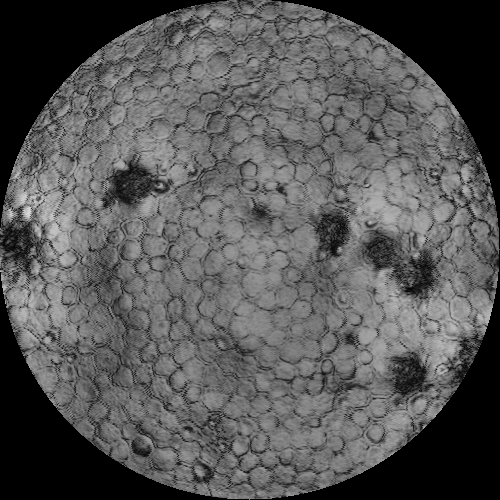
#> input picture Dataset/corneacrop-1-12-4.tif, 500 x 500 px; its folder holds only this picture in this run
$ python 'objective1 dataset train n split.py'   (older library calls are emulated)
#> lines starting #> are read from the running program, lines starting #| are printed output that depends on the picture; after the words box and inside, x2 and y2 are one past the last pixel; in counts of white or black regions, pixels touching at a corner belong together
import os
import cv2
import numpy as np
from glob import glob
import matplotlib.pyplot as plt
from sklearn.model_selection import train_test_split # Added for data splitting

def generate_and_save_binary_masks(original_images_dir, output_labels_dir, visualize_conversion=False):
    """
    Generates binary masks from original grayscale images using adaptive thresholding
    and saves them to a specified output directory.
    The resulting masks will have white pixels (255) for foreground (cells)
    and black pixels (0) for background and borders, based on intensity.

    Args:
        original_images_dir (str): Path to the directory containing original grayscale images (.tif, .jpg).
        output_labels_dir (str): Path to the directory where the binary masks will be saved.
                                 This should be your 'labels' folder.
        visualize_conversion (bool): If True, displays the original and generated binary mask
                                     for each image. Close the plot to proceed to the next.
    """
#> called with visualize_conversion = False
    print(f"--- Starting generation of binary masks from: {original_images_dir} ---")

    # Create the output directory if it doesn't exist
    os.makedirs(output_labels_dir, exist_ok=True)
    print(f"Binary masks will be saved to: {output_labels_dir}")

    # Get all original image file paths (supporting .tif and .jpg)
    image_paths = sorted(glob(os.path.join(original_images_dir, '*.tif')))
    image_paths.extend(sorted(glob(os.path.join(original_images_dir, '*.jpg'))))
    image_paths = sorted(list(set(image_paths))) # Remove duplicates and sort again

    if not image_paths:
        print(f"No image files found in '{original_images_dir}' with .tif or .jpg extensions. Please check the path and file extensions.")
        return

    for img_path in image_paths:
        img_filename = os.path.basename(img_path)
        # Save generated masks as .tif for consistency, regardless of original extension
        output_mask_path = os.path.join(output_labels_dir, os.path.splitext(img_filename)[0] + '.tif')

        # Read the original image in grayscale
        img_grayscale = cv2.imread(img_path, cv2.IMREAD_GRAYSCALE)
#> img_grayscale is the input picture: shape (500, 500); min 0, max 218, mean 86.5

        if img_grayscale is None:
            print(f"Warning: Could not load original image {img_path}. Skipping.")
            continue

        # --- Adaptive Thresholding for Binarization ---
        # Apply Gaussian blur to reduce noise and help with thresholding
        blurred_img = cv2.GaussianBlur(img_grayscale, (5, 5), 0)

        # Apply adaptive thresholding to convert to binary.
        # cv2.ADAPTIVE_THRESH_GAUSSIAN_C: Threshold value is a weighted sum of neighborhood values where weights are a Gaussian window.
        # 255: Maximum value to use with the THRESH_BINARY_INV type.
        # cv2.THRESH_BINARY_INV: Invert the binary output. This means pixels *below* the calculated threshold
        #                      will become 255 (white, representing cells), and pixels *above* will become 0 (black).
        #                      This is suitable if cells are generally darker than the background in your images.
        # Block size (e.g., 35): Size of a pixel's neighborhood for calculating threshold. Must be odd.
        # C (e.g., 5): Constant subtracted from the mean or weighted mean. Can be tuned.
        binary_mask = cv2.adaptiveThreshold(blurred_img, 255, cv2.ADAPTIVE_THRESH_GAUSSIAN_C,
                                            cv2.THRESH_BINARY_INV, 35, 5) # Tunable parameters
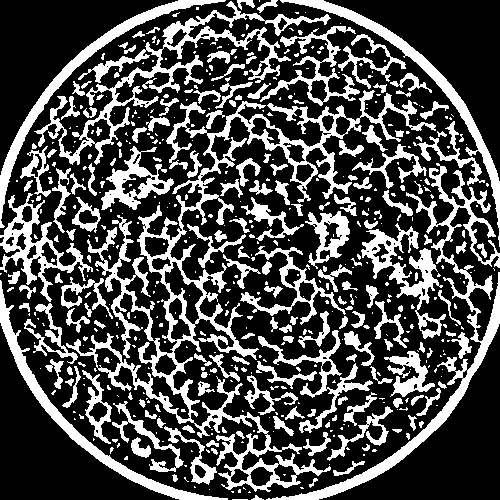
#> binary_mask: shape (500, 500); 29.7% white; 542 white regions (352 under 20 px), largest, box (x1, y1, x2, y2) and area: (66, 90, 436, 492) 15878, (266, 163, 500, 500) 5937, (34, 1, 331, 165) 5695

        # Optional: Morphological operations to clean up the mask
        # Opening (Erosion then Dilation) to remove small noise specks
        # Closing (Dilation then Erosion) to close small holes within cell regions
        kernel_morph = np.ones((3,3), np.uint8) # Small kernel
        binary_mask = cv2.morphologyEx(binary_mask, cv2.MORPH_OPEN, kernel_morph, iterations=1) # Remove small noise
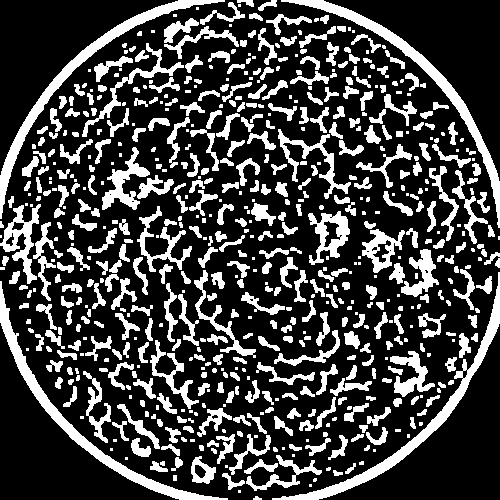
#> binary_mask: shape (500, 500); 25.9% white; 647 white regions (203 under 20 px), largest, box (x1, y1, x2, y2) and area: (272, 272, 500, 500) 2977, (0, 281, 228, 500) 2940, (281, 0, 500, 228) 2887
        binary_mask = cv2.morphologyEx(binary_mask, cv2.MORPH_CLOSE, kernel_morph, iterations=1) # Close small gaps
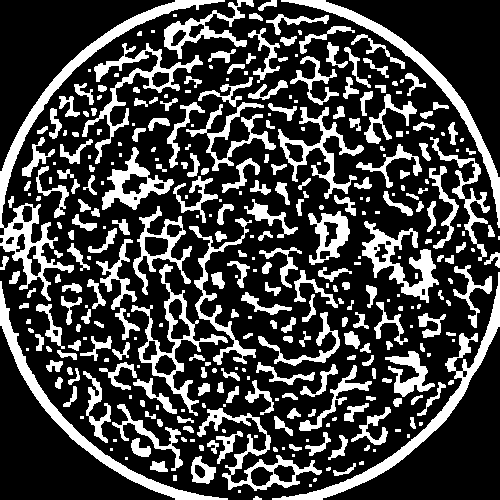
#> binary_mask: shape (500, 500); 26.8% white; 350 white regions (105 under 20 px), largest, box (x1, y1, x2, y2) and area: (0, 0, 225, 301) 4882, (272, 272, 500, 500) 3353, (0, 281, 228, 500) 2949

        # Save the generated binary mask
        cv2.imwrite(output_mask_path, binary_mask)
        print(f"Generated and saved: {img_filename} -> {os.path.basename(output_mask_path)}")

        # Visualize conversion if requested
        if visualize_conversion:
            plt.figure(figsize=(10, 5))
            plt.subplot(1, 2, 1)
            plt.imshow(img_grayscale, cmap='gray')
            plt.title(f'Original: {img_filename}')
            plt.axis('off')

            plt.subplot(1, 2, 2)
            plt.imshow(binary_mask, cmap='gray')
            plt.title(f'Generated Binary Mask')
            plt.axis('off')
            plt.suptitle(f"Generated Mask for {img_filename}", fontsize=14)
            plt.tight_layout()
            plt.show()

    print("--- Binary mask generation complete ---")


# [143 lines left out: functions calculate_cell_counts_from_binary_masks, visualize_cell_counts, not called in this run]


# --- Main execution block for Objective 1 ---
if __name__ == '__main__':
    # Define paths to your original images and where the new binary masks should be saved
    original_images_directory = 'C:/Users/VIJAY/Downloads/U-Net_Segmentation-Cornea_Cells-main/U-Net_Segmentation-Cornea_Cells-main/dataset'
    output_labels_directory = 'C:/Users/VIJAY/Downloads/U-Net_Segmentation-Cornea_Cells-main/U-Net_Segmentation-Cornea_Cells-main/labels'

    # 1. Generate and save binary masks from original images
    # Setting visualize_conversion to False to avoid too many pop-up windows during full execution.
    # You can set it to True for debugging the mask generation process if needed.
    generate_and_save_binary_masks(
        original_images_directory,
        output_labels_directory,
        visualize_conversion=False
    )

    print("\nBinary mask generation complete. Now proceeding with cell count analysis and data splitting.")

    # Get all paths to the newly generated binary masks
    all_generated_mask_paths = sorted(glob(os.path.join(output_labels_directory, '*.tif')))

    if not all_generated_mask_paths:
        print(f"No binary mask files found in '{output_labels_directory}'. Cannot proceed with cell count analysis.")
        exit()
#> (the program exits here)

$ run again, on Dataset/corneacrop-1-3-3.tif
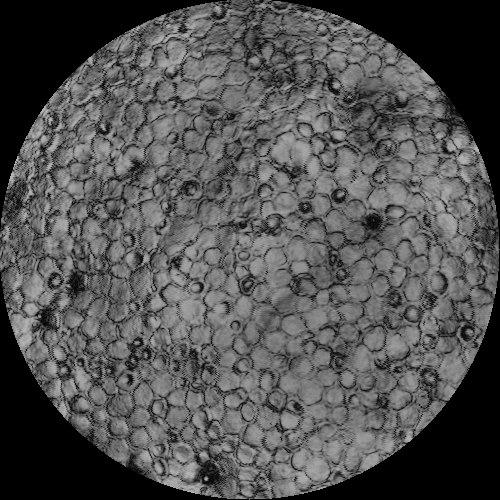
#> input picture Dataset/corneacrop-1-3-3.tif, 500 x 500 px
#> in generate_and_save_binary_masks, img_grayscale is the input picture: shape (500, 500); min 0, max 183, mean 81.7
#> in generate_and_save_binary_masks, `binary_mask = cv2.adaptiveThreshold(blurred_img, 255, cv2.ADAPTIVE_THR..`:
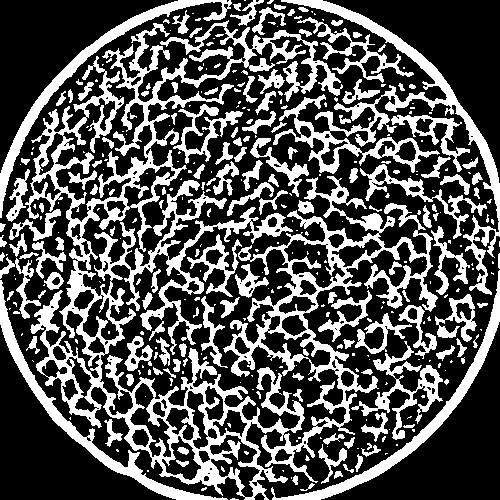
#> binary_mask: shape (500, 500); 32.9% white; 358 white regions (208 under 20 px), largest, box (x1, y1, x2, y2) and area: (25, 20, 438, 500) 39660, (273, 0, 500, 295) 7538, (0, 280, 228, 500) 3143
#> in generate_and_save_binary_masks, `binary_mask = cv2.morphologyEx(binary_mask, cv2.MORPH_CLOSE, kernel_mo..`:
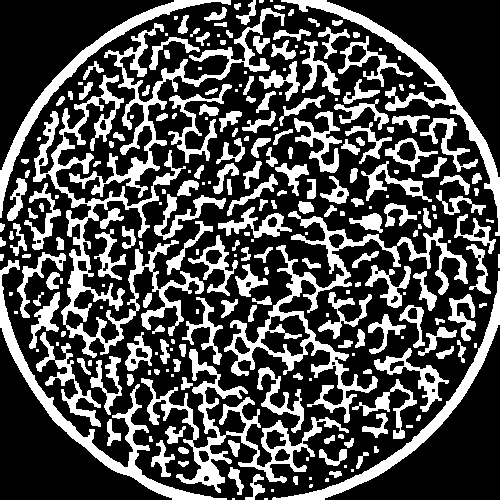
#> binary_mask: shape (500, 500); 30.7% white; 260 white regions (68 under 20 px), largest, box (x1, y1, x2, y2) and area: (33, 75, 204, 358) 7788, (224, 211, 468, 423) 6540, (141, 349, 349, 493) 5088

$ run again, on Dataset/corneacrop-1-3-4.tif
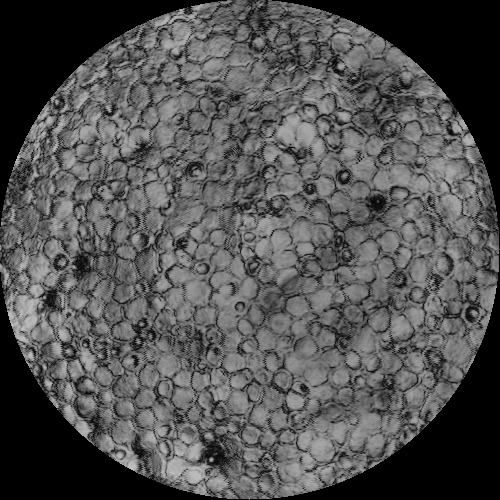
#> input picture Dataset/corneacrop-1-3-4.tif, 500 x 500 px
#> in generate_and_save_binary_masks, img_grayscale is the input picture: shape (500, 500); min 0, max 193, mean 82
#> in generate_and_save_binary_masks, `binary_mask = cv2.adaptiveThreshold(blurred_img, 255, cv2.ADAPTIVE_THR..`:
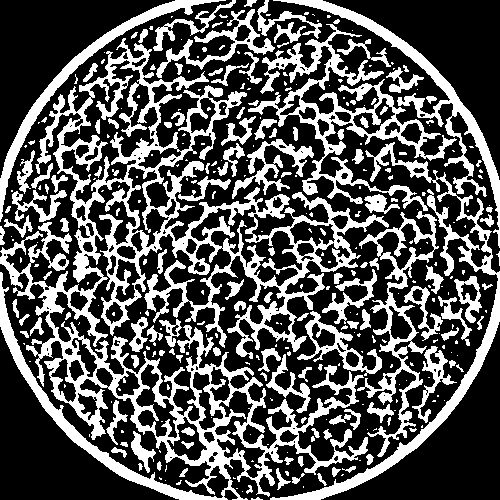
#> binary_mask: shape (500, 500); 33.3% white; 334 white regions (193 under 20 px), largest, box (x1, y1, x2, y2) and area: (0, 38, 389, 500) 39200, (248, 24, 457, 211) 6643, (270, 142, 500, 500) 5482
#> in generate_and_save_binary_masks, `binary_mask = cv2.morphologyEx(binary_mask, cv2.MORPH_CLOSE, kernel_mo..`:
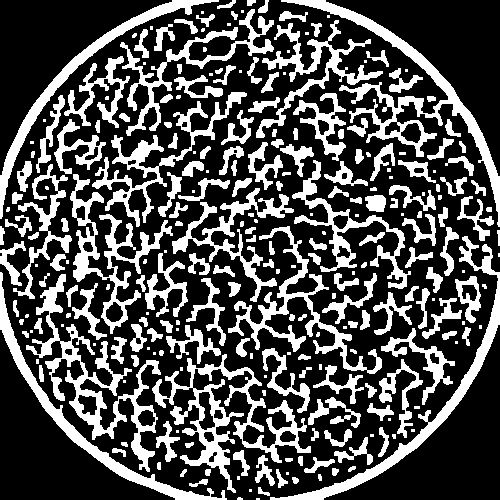
#> binary_mask: shape (500, 500); 31% white; 260 white regions (78 under 20 px), largest, box (x1, y1, x2, y2) and area: (281, 0, 500, 227) 4985, (152, 354, 311, 493) 4794, (26, 274, 161, 472) 4700

$ run again, on Dataset/corneacrop-1-6-2.tif
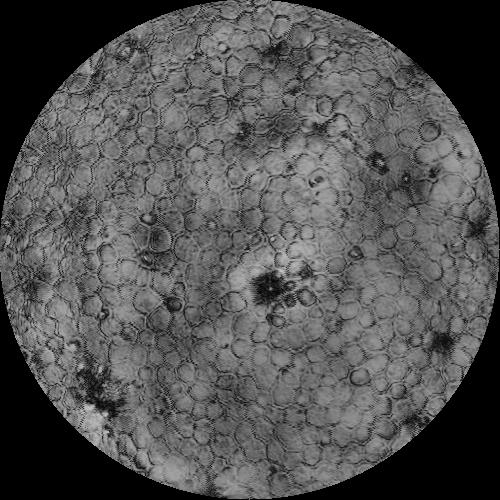
#> input picture Dataset/corneacrop-1-6-2.tif, 500 x 500 px
#> in generate_and_save_binary_masks, img_grayscale is the input picture: shape (500, 500); min 0, max 197, mean 82.3
#> in generate_and_save_binary_masks, `binary_mask = cv2.adaptiveThreshold(blurred_img, 255, cv2.ADAPTIVE_THR..`:
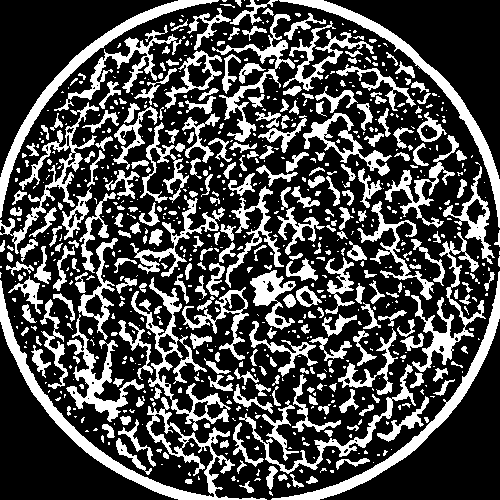
#> binary_mask: shape (500, 500); 29.4% white; 807 white regions (520 under 20 px), largest, box (x1, y1, x2, y2) and area: (0, 280, 267, 500) 4568, (271, 271, 500, 500) 2986, (279, 0, 500, 228) 2912
#> in generate_and_save_binary_masks, `binary_mask = cv2.morphologyEx(binary_mask, cv2.MORPH_CLOSE, kernel_mo..`:
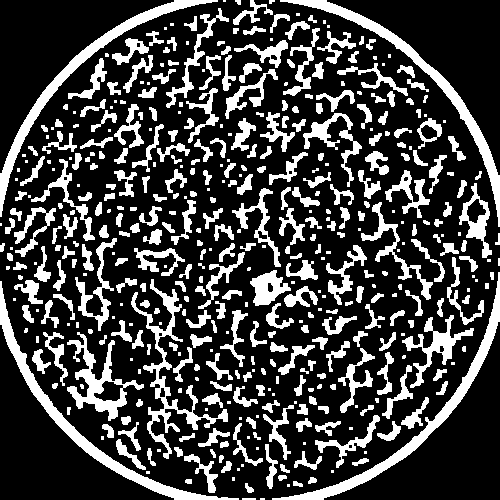
#> binary_mask: shape (500, 500); 25.6% white; 461 white regions (135 under 20 px), largest, box (x1, y1, x2, y2) and area: (0, 281, 239, 500) 3023, (272, 272, 500, 500) 3003, (280, 0, 500, 227) 2906

$ run again, on Dataset/corneacrop-1-12-6.tif
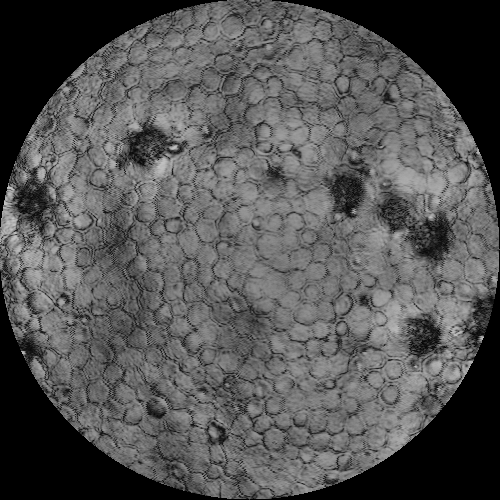
#> input picture Dataset/corneacrop-1-12-6.tif, 500 x 500 px
#> in generate_and_save_binary_masks, img_grayscale is the input picture: shape (500, 500); min 0, max 199, mean 84.2
#> in generate_and_save_binary_masks, `binary_mask = cv2.adaptiveThreshold(blurred_img, 255, cv2.ADAPTIVE_THR..`:
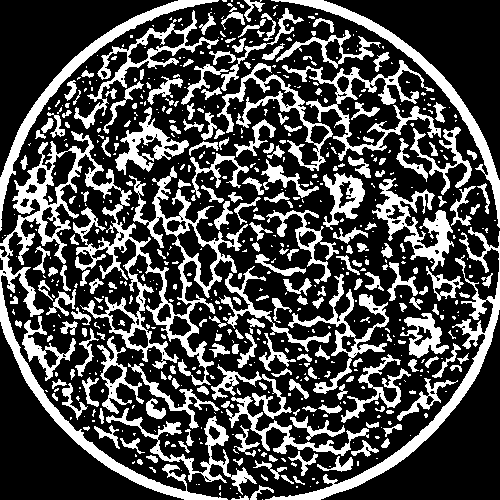
#> binary_mask: shape (500, 500); 29.3% white; 656 white regions (426 under 20 px), largest, box (x1, y1, x2, y2) and area: (0, 131, 248, 500) 14527, (265, 227, 500, 500) 4204, (271, 0, 500, 228) 2956
#> in generate_and_save_binary_masks, `binary_mask = cv2.morphologyEx(binary_mask, cv2.MORPH_CLOSE, kernel_mo..`:
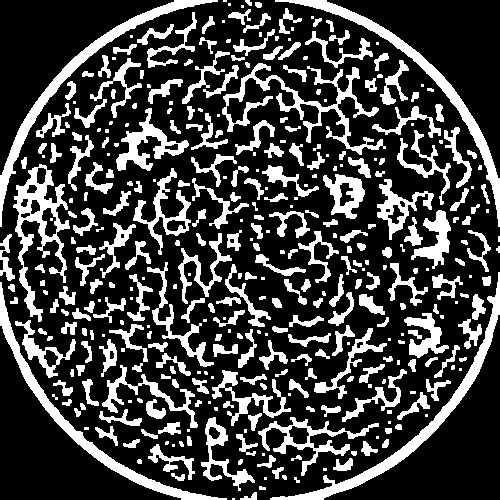
#> binary_mask: shape (500, 500); 26.1% white; 377 white regions (108 under 20 px), largest, box (x1, y1, x2, y2) and area: (270, 272, 500, 500) 3065, (275, 0, 500, 227) 2918, (0, 0, 218, 227) 2860
